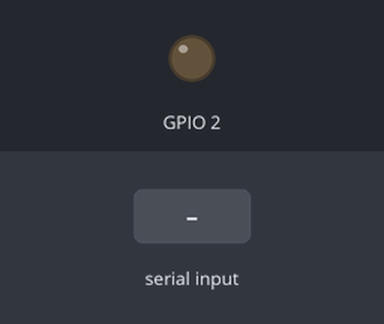
Simulated run of this sketch. Board: ESP32. Shown: output pins drawn as LEDs (lit = HIGH). Inputs (shaded band) come from the test bench. Nothing arrives over Bluetooth unless stated.

Above: at 1.2 s.
1.3 s: "1" received over the second serial link
At 2.1 s:
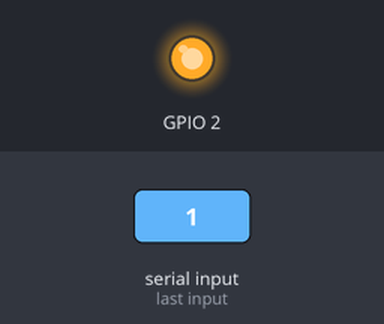
2.8 s: "0" received over the second serial link
At 3.6 s:
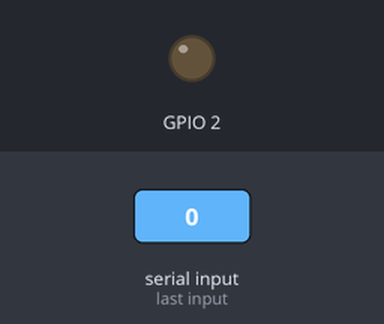
Timing chart, 0 to 5.8 s (numbered marks = the images above; inputs shaded):
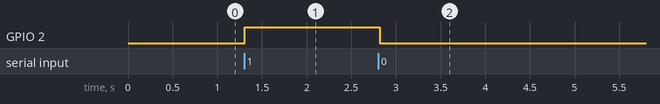

The sketch:

BLUETOOTH_COMMUNICATION_WITH_APP.ino
```cpp
#include "BluetoothSerial.h"
BluetoothSerial serialBT;
char cmd;
void setup() {
serialBT.begin("Esp32-Cubesat");
pinMode(2,OUTPUT);
}

void loop() {
  if(serialBT.available()){
    cmd = serialBT.read();
  }
  if(cmd == '1'){
    digitalWrite(2, HIGH);
  }
  if(cmd == '0'){
    digitalWrite(2, LOW);
  }
  delay(20);
}
```

Measured:
- after the input at 1.3 s, GPIO 2: LOW → HIGH at once
- after the input at 2.8 s, GPIO 2: HIGH → LOW at once
